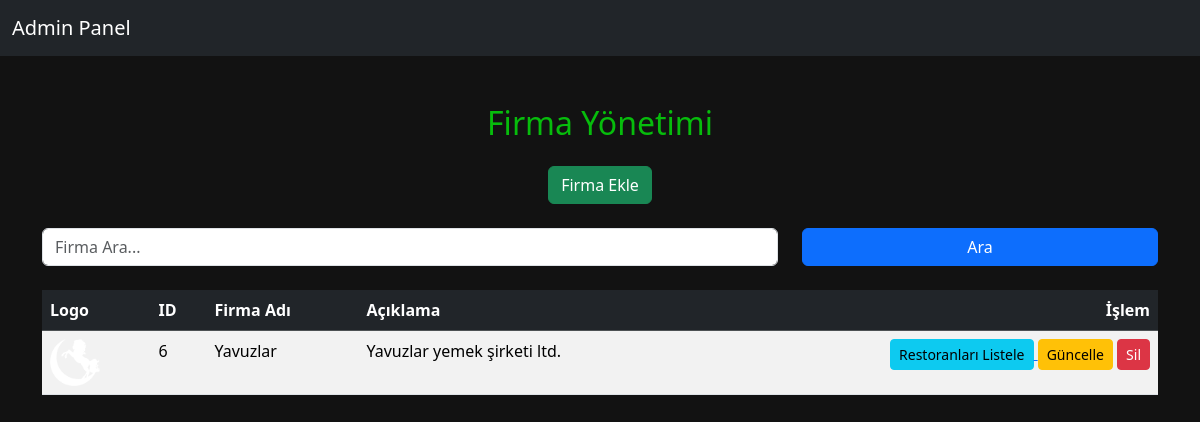
Screenshot of /app/companyManagement.php?company_name=Yavuzlar (signed in) with the database file from the repository.
### tables this page shows
CREATE TABLE `company` (
  `id` int NOT NULL,
  `name` varchar(255) NOT NULL,
  `description` text NOT NULL,
  `logo_path` text,
  `deleted_at` datetime DEFAULT NULL
);

### app/companyManagement.php (the view, shortened to what this page needs)
<?php
    $companies = [];
    include 'db/connection.php';
    if (isset($_GET['company_name'])) {
        $company_name = $_GET['company_name'];
        $query = "SELECT * FROM company WHERE name LIKE ?";
        $statement = $pdo->prepare($query);
        $statement->execute(['%' . $company_name . '%']);
        $companies = $statement->fetchAll(PDO::FETCH_ASSOC);
    } else {
        $query = "SELECT * FROM company WHERE deleted_at IS NULL";
        $statement = $pdo->prepare($query);
        $statement->execute();
        $companies = $statement->fetchAll(PDO::FETCH_ASSOC);
    }
?>
<!DOCTYPE html>
<html lang="tr">
<head>
    <link href="https://cdn.jsdelivr.net/npm/bootstrap@5.3.3/dist/css/bootstrap.min.css" rel="stylesheet">
</head>
<body style="background-color:#121212;">
    <nav class="navbar navbar-expand-lg navbar-dark bg-dark">
        <div class="container-fluid">
            <a class="navbar-brand" href="admin.php">Admin Panel</a>
        </div>
    </nav>
    <div class="container mt-5">
        <h2 class="text-center mb-4" style="color:#07bc0c;">Firma Yönetimi</h2>
        <div class="text-center mb-4">
            <button class="btn btn-success" data-bs-toggle="modal" data-bs-target="#addCompanyModal">Firma Ekle</button>
        </div>
        <form method="GET" class="mb-4">
            <div class="row justify-content-center">
                <div class="col-md-8">
                    <input type="text" class="form-control" placeholder="Firma Ara..." name="company_name" required>
                </div>
                <div class="col-md-4">
                    <button type="submit" class="btn btn-primary w-100">Ara</button>
                </div>
            </div>
        </form>
        <div class="table-responsive">
            <table class="table table-striped table-hover">
                <thead class="table-dark">
                    <tr>
                        <th>Logo</th>
                        <th>ID</th>
                        <th>Firma Adı</th>
                        <th>Açıklama</th>
                        <th class="text-end">İşlem</th>
                    </tr>
                </thead>
                <?php if (count($companies) > 0): ?>
                    <?php foreach ($companies as $company): ?>
                <tbody>
                    <tr>
                        <td>
                            <?php if (!empty($company['logo_path'])): ?>
                                <img src="<?php echo htmlspecialchars($company['logo_path']); ?>" alt="Logo" style="width:50px; height:auto;">
                            <?php else: ?>
                                <img src="default-logo.png" alt="Varsayılan Logo" style="width:50px; height:auto;">
                            <?php endif; ?>
                        </td>
                        <td><?php echo htmlspecialchars($company['id']); ?></td>
                        <td><?php echo htmlspecialchars($company['name']); ?></td>
                        <td><?php echo htmlspecialchars($company['description']); ?></td>
                        <td class="text-end">
                            <a href="restaurantList.php?companyID=<?php echo htmlspecialchars($company['id']); ?>">
                                <button class="btn btn-info btn-sm">Restoranları Listele</button>
                            </a>
                            <form action="updateCompany.php" method="GET" class="d-inline">
                                <button type="submit" class="btn btn-warning btn-sm">Güncelle</button>
                            </form>
                            <form action="companyManagement.php" method="POST" class="d-inline">
                                <button type="submit" class="btn btn-danger btn-sm">Sil</button>
                            </form>
                        </td>
                    </tr>
                    <?php endforeach; ?>
                <?php endif; ?>
                </tbody>
            </table>
        </div>
    </div>
</body>
</html>

### rows the page displays
company: logo_path (picture), id "6", name "Yavuzlar", description "Yavuzlar yemek şirketi ltd."
